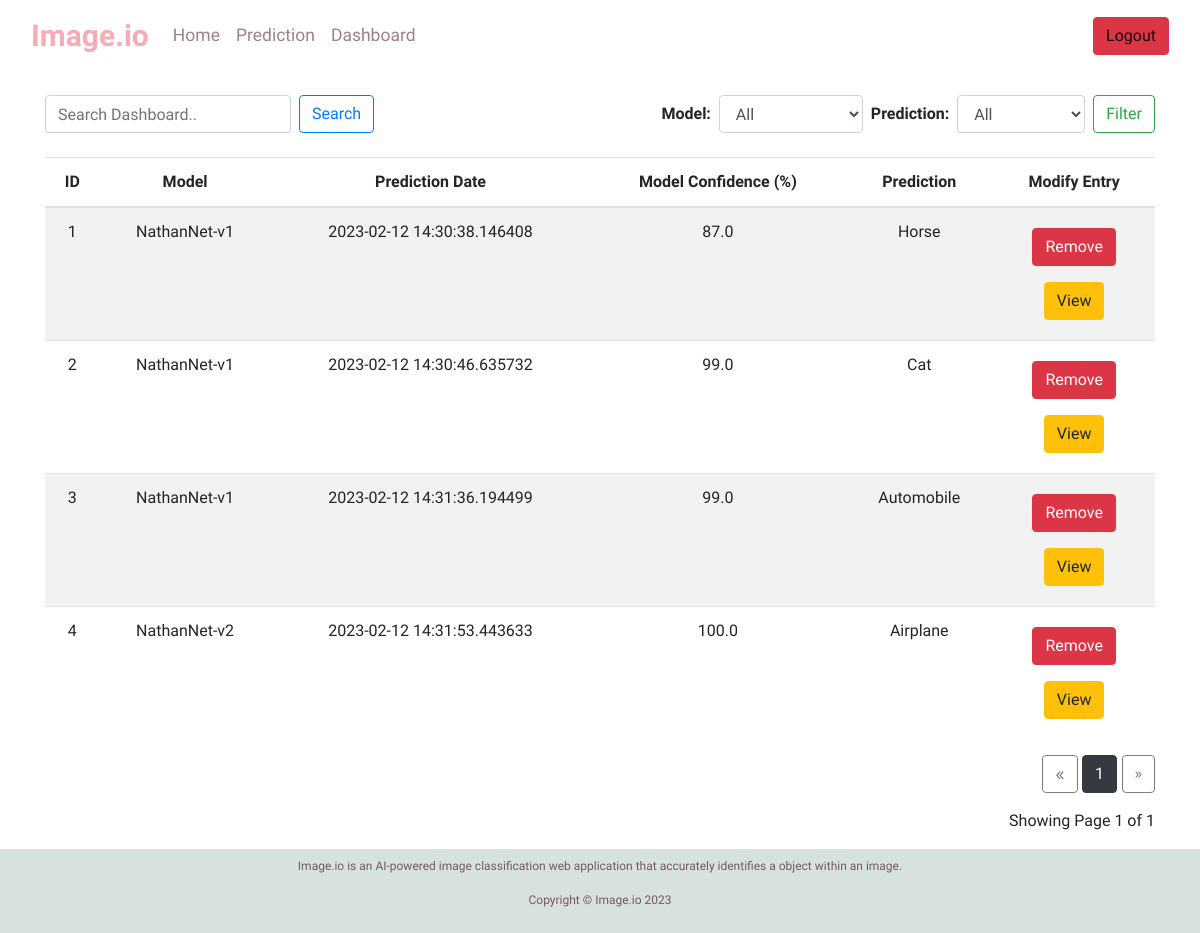
The page /dashboard (signed in) on the database its author committed.
### application/models.py (models this page shows)
class Entry(db.Model):
    id = db.Column(db.Integer, primary_key=True, autoincrement = True)
    image_url = db.Column(db.String(500), nullable=False)
    model_selection = db.Column(db.String(20), nullable = False)
    pred = db.Column(db.String(20), nullable = False)
    pred_dt = db.Column(db.DateTime, nullable = False)
    conf_pct = db.Column(db.Float, nullable=False)

### application/routes.py (the view)
@app.route("/dashboard")
def dashboard_page():
    entry_count = Entry.query.count()
    if current_user.is_authenticated == False:
        return redirect(url_for("index_page"))
    page = request.args.get("page", 1, type=int)
    entries = Entry.query.paginate(page=page, per_page=ROWS_PER_PAGE)
    if len(entries.items) == 0:
        return redirect(url_for("index_page"))
    entries.mod_conf = entries
    return render_template(
        "dashboard.html",
        entries=entries,
        entry_count=entry_count
)

### application/models.py (called while the page is built)
@login_manager.user_loader
def load_user(user_id):
    return User.query.get(int(user_id))

### application/templates/dashboard.html (shortened to what this page needs)
 {% extends "layout.html" %}
Gender, Age, Hypertension, Heart Disease, Ever Married, Work Type, Residence Type, Avg Glucose Level, BMI, Smoking Status, Stroke, Prediction Date --> {% block content %} <div class='container'>
  <div class='d-flex justify-content-between my-4'>
    <form class='form-inline' action='/search' method='post'>
      <input class='form-control mr-2 search-input' type='text' name='search_term' placeholder='Search Dashboard..'>
      <button class='btn btn-outline-primary mr-2 search-button' type='submit'>Search</button>
    </form>
    <form action='/filter-results' method='post'>
      <div class='form-inline filter-1'>
        <div class='form-group mr-2'>
          <label for='modelFilter'><b>Model:</b></label>
          <select class='form-control' id='modelFilter' name='modelFilter'>
            <option value='all'>All</option>
          </select>
        </div>
        <div class='form-group mr-2 filter-2'>
          <label for='predictionFilter'><b>Prediction:</b></label>
          <select class='form-control' id='predictionFilter' name='predictionFilter'>
            <option value='all'>All</option>
          </select>
        </div>
        <button class='btn btn-outline-success filter-button' type='submit'>Filter</button>
      </div>
    </form>
  </div>
  <table class='table table-striped'>
        <thead>
          <tr>
            <th>ID</th>
            <th>Model</th>
            <th>Prediction Date</th>
            <th>Model Confidence (%)</th>
            <th>Prediction</th>
            <th>Modify Entry</th>
          </tr>
        </thead>
        <tbody> {% for entry in entries.items %} <tr>
            <td>{{ entry.id }}</td>
            <td >{{ entry.model_selection }}</td>
            <td>{{ entry.pred_dt }}</td>
            <td>{{ entry.conf_pct }}</td>
            <td>{{ entry.pred }}</td>
            <td>
              <form name='RemoveEntry' action='/remove/{{ entry.id }}' method='post' novalidate>
                <button type='submit' class='btn btn-danger my-2'>Remove</button>
              </form>
              <form name='ViewEntry' action='/view/{{ entry.id }}' method='get' novalidate>
                <button type='submit' class='btn btn-warning my-2'>View</button>
              </form>
            </td>
          </tr> {% endfor %} </tbody>
      </table>
    <div class="text-right">
      <a href="{{ url_for('dashboard_page', page=entries.prev_num) }}"
         class="btn btn-outline-dark
         {% if entries.page == 1 %}disabled{% endif %}">
          &laquo;
      </a>
      {% for page_num in entries.iter_pages(left_edge=1, right_edge=1, left_current=1, right_current=2) %}
    {% if page_num %}
              {% if entries.page == page_num %}
              <a href="{{ url_for('dashboard_page', page=page_num) }}"
                 class="btn btn-dark search-button">
                  {{ page_num }}
              </a>
              {% else %}
              <a href="{{ url_for('dashboard_page', page=page_num) }}"
                 class="btn btn-outline-dark search-button">
                  {{ page_num }}
              </a>
              {% endif %}
          {% else %}
              ...
          {% endif %}
      {% endfor %}
      <a href="{{ url_for('dashboard_page', page=entries.next_num) }}"
         class="btn btn-outline-dark search-button
         {% if entries.page == entries.pages %}disabled{% endif %}">
          &raquo;
      </a>
    </div>
    <p class="text-right mt-3 search-button">
     Showing Page {{ entries.page }} of {{ entries.pages }}
    </p>
    </div> {% endblock %}

### application/templates/layout.html (shortened to what this page needs)
<!DOCTYPE html>
<html>
  <head>
    <link rel="stylesheet" href="https://stackpath.bootstrapcdn.com/bootstrap/4.4.1/css/bootstrap.min.css">
    <link rel="stylesheet" href="https://cdn.jsdelivr.net/npm/bootstrap@4.3.1/dist/css/bootstrap.min.css">
    <link rel="stylesheet" href="{{ url_for('static',filename='css/main.css')}}" />
  </head>
  <body>
    <div class="container-fluid"> {% include "includes/nav.html" %}
      {% block content %} {% endblock %} </div> {% include "includes/footer.html" %}
  </body>
</html>

### application/templates/includes/nav.html (shortened to what this page needs)
<nav class="navbar navbar-expand-lg navbar-light">
  <a class="navbar-brand nav-logo" style = 'color:#F4ACB7' href="/">Image.io</a>
  <div class="collapse navbar-collapse" id="navbarTogglerDemo03">
    <ul class="navbar-nav mr-auto mt-2 mt-lg-0">
      {% if current_user.is_authenticated %}
      <li class="nav-item">
          <a class="nav-link active" style = 'color: #9D8189' aria-current="page" href="/">Home</a>
        </li>
        <li class="nav-item">
          <a class="nav-link active" style = 'color: #9D8189' href="/predict">Prediction</a>
        </li>
        {% if entry_count > 0 %}
        <li class="nav-item">
          <a class="nav-link active" style = 'color: #9D8189' href="/dashboard">Dashboard</a>
        {% endif %}
      {% else %}
        <li class="nav-item">
          <a class="nav-link active" style = 'color: #9D8189' aria-current="page" href="/">Home</a>
        </li>
      {% endif %}
      </ul>
       <span class="navbar-text">
        {% if current_user.is_authenticated %}
          <a class="btn btn-danger" href="/logout">Logout</a>
        {% else %}
          <a class="btn btn-primary" href="/register">Register</a>
          <a href="/login" class="btn btn-success">Login</a>
        {% endif %}
      </span>
  </div>
</nav>

### application/templates/includes/footer.html
<footer class = 'footer py-2 px-4'>
    <div class = 'container-fluid footer'>
        <div class = 'row'>
            <div class = 'col-sm-12 col-md-12 col-lg-12'>
                <p class = 'text-center'>Image.io is an AI-powered image classification web application that accurately identifies a object within an image.</p>
                <p class = 'text-center'>Copyright &copy; Image.io 2023</p>
            </div>
        </div>
    </div>
</footer>

### application/static/css/main.css (style rules this page uses)
html, body { width: 100%; height: 100%; }
nav { font-family: 'Libre Franklin', sans-serif; font-size: 20px; }
.nav-logo { font-size: 30px; font-weight: 700; text-decoration: none; }
.nav-link { text-decoration: none; font-size: 17.5px; }
.footer { font-family: 'Libre Franklin', sans-serif; font-size: 12px; text-align: center; color: #735960; background-color: #D8E2DC; }
th, td, .search-input, .search-button { font-family: 'Libre Franklin', sans-serif; }
.filter-1, .filter-2 { font-family: 'Libre Franklin', sans-serif; }
td, th { text-align: center; }

### rows shown on the page
Entry: id "1", model_selection "NathanNet-v1", pred_dt "2023-02-12 14:30:38.146408", conf_pct "87.0", pred "Horse"
Entry: id "2", model_selection "NathanNet-v1", pred_dt "2023-02-12 14:30:46.635732", conf_pct "99.0", pred "Cat"
Entry: id "3", model_selection "NathanNet-v1", pred_dt "2023-02-12 14:31:36.194499", conf_pct "99.0", pred "Automobile"
Entry: id "4", model_selection "NathanNet-v2", pred_dt "2023-02-12 14:31:53.443633", conf_pct "100.0", pred "Airplane"

### other values the page prints
{{ page_num }} "1"
{{ entries.page }} "1"
{{ entries.pages }} "1"
